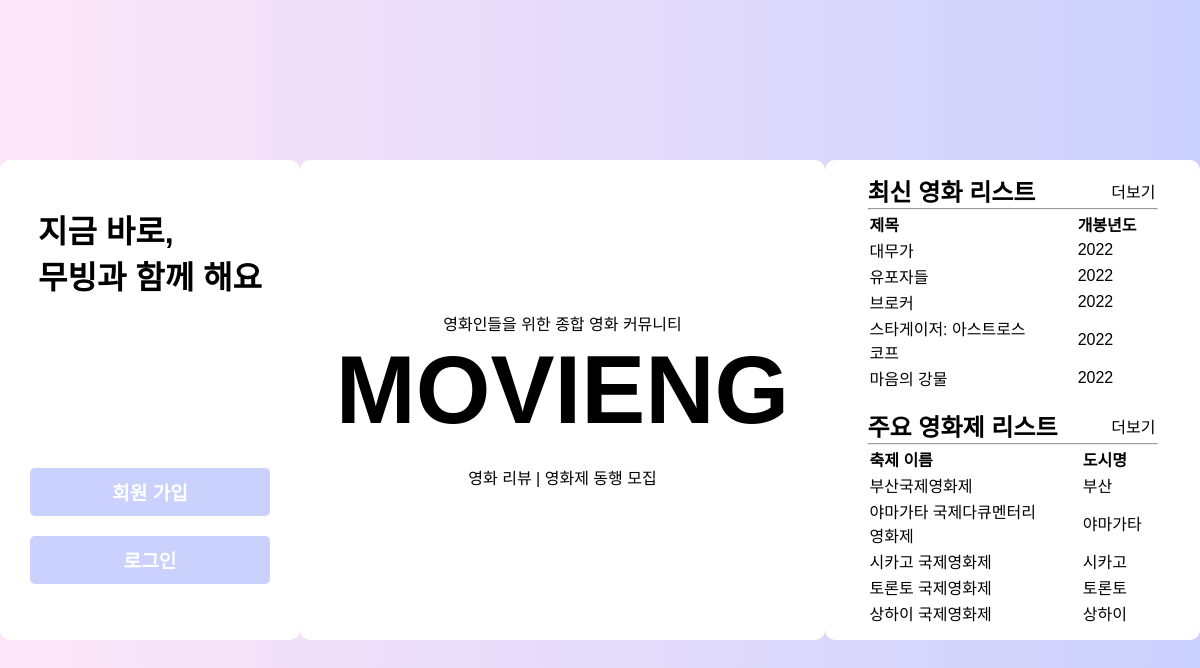
Screenshot of /info/home/home.php with the database file from the repository.
### tables this page shows
CREATE TABLE `movie` (
  `movie_id` int(11) NOT NULL AUTO_INCREMENT,
  `title` varchar(255) NOT NULL,
  `released_date` varchar(4) NOT NULL,
  `nation` varchar(50) NOT NULL,
  `movie_type` varchar(50) NOT NULL,
  `movie_status` varchar(50) NOT NULL,
  `director` varchar(255) NOT NULL,
  `production` varchar(255) NOT NULL,
  `like_count` int(11) NOT NULL DEFAULT 0,
  `dislike_count` int(11) NOT NULL DEFAULT 0,
  PRIMARY KEY (`movie_id`)
);

CREATE TABLE `festival` (
  `festival_id` int(11) NOT NULL AUTO_INCREMENT,
  `kor_title` varchar(255) NOT NULL,
  `eng_title` varchar(255) NOT NULL,
  `continent` varchar(50) NOT NULL,
  `nation` varchar(50) NOT NULL,
  `city` varchar(50) NOT NULL,
  `url` varchar(255) NOT NULL,
  `main` varchar(5) NOT NULL,
  `interest_count` int(11) NOT NULL DEFAULT 0,
  PRIMARY KEY (`festival_id`)
);

### info/home/home.php (the view, shortened to what this page needs)
<?php
$mysqli = mysqli_connect("localhost", "team01", "team01", "team01");
if(mysqli_connect_errno()) {
    printf("Connected failed : %s\n",mysqli_connect_error());
    exit();
}
else {
    $sql = "select released_date, title, rank() over (order by released_date desc) as 'rank' from movie limit 5";
    $res = mysqli_query($mysqli, $sql);
    $sql2 = "select kor_title, city from festival where main='예' limit 5";
    $res2 = mysqli_query($mysqli, $sql2);
}
?>
<!DOCTYPE html>
<html lang="ko">
<head>
    <link rel="stylesheet" href="./home.css" />
</head>
<body>
    <div class="home_profile_container">
        <?php
            if (isset($_SESSION['useremail'])) {
        ?>
            <div class="profile_content"><h1><?php echo $_SESSION['username'] ?>님, <br/> 반갑습니다 </h1></div>
            <div class="profile_btn"><a href="../mypage/mypage.php">마이 페이지</a></div>
            <div class="profile_btn"><a href="./logout.php">로그아웃</a></div>
        <?php
            } else {
        ?>
            <div class="profile_content"><h1>지금 바로, <br/> 무빙과 함께 해요</h1></div>
            <div class="profile_btn"><a href="../signup/signup.html">회원 가입</a></div>
            <div class="profile_btn"><a href="../login/login.html">로그인</a></div>
        <?php
            }
        ?>
    </div>
    <div class="home_title_container">
        <div class="home_content">영화인들을 위한 종합 영화 커뮤니티</div>
        <div class="home_title"><a class="title_txt" href="../../movie/list.php">MOVIENG</a></div>
        <div class="home_content"><a class="title_txt" href="../../movie/list.php">영화 리뷰 | 영화제 동행 모집</div>
    </div>
    <div class="home_menu_container">
        <div class="movies_home">
            <div class="menu_movie_upperWrap">
                <h2 class="menu_movie_title">최신 영화 리스트</h2>
                <a class="menu_movie_href" href="../../movie/list.php">더보기</a>
            </div>
            <hr />
            <div class="menu_movie_list">
                <table>
                    <tr>
                        <td><h4>제목</h4></td>
                        <td><h4>개봉년도</h4></td>
                    </tr>
                <?php if($res) {
                    while($newArray = mysqli_fetch_array($res, MYSQLI_ASSOC)) { ?>
                    <tr>
                        <td><div class="menu_content"><?php $title = $newArray['title']; echo $title;?></div></td>
                        <td><div><?php $date = $newArray['released_date']; echo $date;?></div></td>
                    </tr>
                    <?php }
                    } else {
                        printf("결과 불러오는 데에 실패 : %s\n", mysqli_error($mysqli));
                    }?>
                </table>
            </div>
        </div>
        <div class="festivals_home">
                <div class="menu_movie_upperWrap">
                    <h2 class="menu_movie_title">주요 영화제 리스트</h2>
                    <a class="menu_movie_href" href="../../festival/list.php">더보기</a>
                </div>
                <hr />
                <div class="menu_movie_list">
                    <table>
                        <tr>
                            <td><h4>축제 이름</h4></td>
                            <td><h4>도시명</h4></td>
                        </tr>
                <?php if($res) {
                        while($newArray = mysqli_fetch_array($res2, MYSQLI_ASSOC)) { ?>
                        <tr>
                            <td><div class="menu_content_fest"><?php $title = $newArray['kor_title']; echo $title;?></div></td>
                            <td><div><?php $date = $newArray['city']; echo $date;?></div></td>
                        </tr>
                        <?php }
                        } else {
                            printf("결과 불러오는 데에 실패 : %s\n", mysqli_error($mysqli));
                        }?>
                    </table>
                </div>
            </div>
        </div>
</body>
</html>

### info/home/home.css (style rules this page uses)
* { padding: 0; margin: 0; }
a { text-decoration: none; color: #000; }
html { width: 100%; height: 100%; display: flex; align-items: center; }
body { width: 100%; height: 100%; display: flex; align-items: center; margin: 0 auto; justify-content: center; text-align: center; background: linear-gradient(to left, #cbd1fd, #fde6f7); font-family: sans-serif; }
.home_profile_container { width: 20rem; height: 30rem; margin: 0 auto; background-color: #fff; border-radius: 0.625rem; display: flex; justify-content: center; align-items: center; flex-direction: column; }
.home_title_container { width: 35rem; height: 30rem; margin: 0 auto; background-color: #fff; border-radius: 0.625rem; display: flex; justify-content: center; align-items: center; flex-direction: column; }
.home_menu_container { width: 25rem; height: 30rem; margin: 0 auto; background-color: #fff; border-radius: 0.625rem; display: flex; justify-content: center; align-items: center; flex-direction: column; }
.profile_content { text-align: left; margin-bottom: 10rem; }
.profile_btn { width: 15rem; height: 3rem; margin: 0.625rem; border-radius: 0.313rem; border: none; background: #cbd1fd; display: flex; align-items: center; justify-content: center; }
.profile_btn > a { color: #fff; font-size: 1.2rem; cursor: pointer; font-weight: bold; }
.home_content { width: 25rem; }
.home_title { margin-bottom: 1.25rem; font-size: 6rem; font-weight: bold; }
.menu_movie_list { display: flex; text-align: start; }
.menu_movie_upperWrap { width: 18rem; display: flex; align-items: center; justify-content: space-between; }
hr { width: 18rem; }
table { width: 18rem; }
.menu_content { width: 10rem; }
.menu_content_fest { width: 11rem; }
.festivals_home { margin-top: 1rem; }

### rows the page displays
movie: title "대무가", released_date "2022"
movie: title "유포자들", released_date "2022"
movie: title "브로커", released_date "2022"
movie: title "스타게이저: 아스트로스코프", released_date "2022"
movie: title "마음의 강물", released_date "2022"
festival: kor_title "부산국제영화제", city "부산"
festival: kor_title "야마가타 국제다큐멘터리영화제", city "야마가타"
festival: kor_title "시카고 국제영화제", city "시카고"
festival: kor_title "토론토 국제영화제", city "토론토"
festival: kor_title "상하이 국제영화제", city "상하이"
